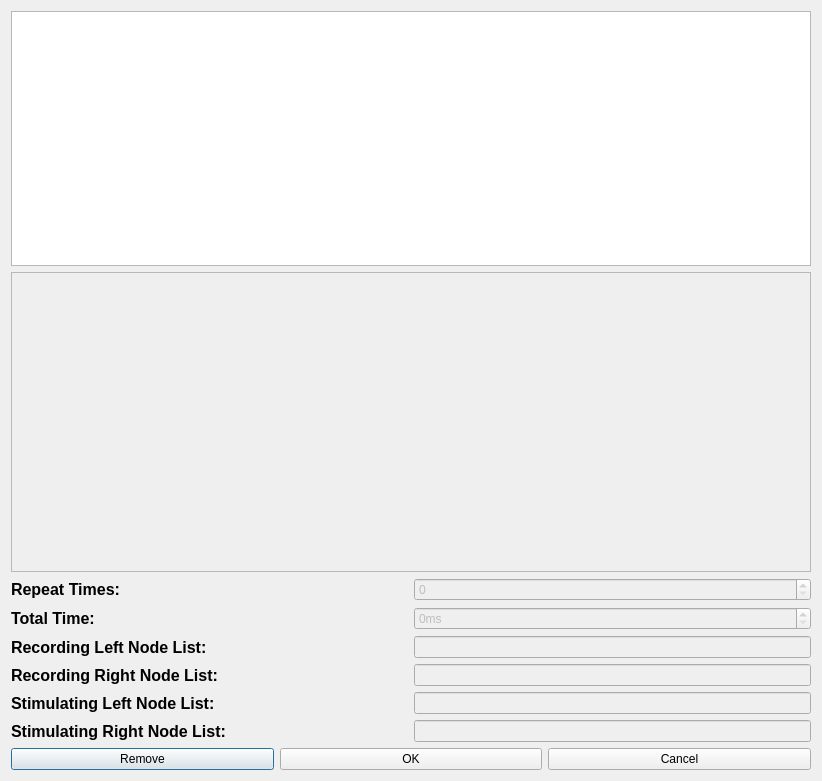
<?xml version="1.0" encoding="UTF-8"?>
<ui version="4.0">
 <class>SelectStimulatingDialog</class>
 <widget class="QDialog" name="SelectStimulatingDialog">
  <property name="geometry">
   <rect>
    <x>0</x>
    <y>0</y>
    <width>822</width>
    <height>781</height>
   </rect>
  </property>
  <property name="windowTitle">
   <string>Select Stimulating Dialog</string>
  </property>
  <layout class="QGridLayout" name="gridLayout">
   <item row="0" column="0" colspan="3">
    <widget class="QListWidget" name="listWidget"/>
   </item>
   <item row="1" column="0" colspan="3">
    <widget class="QFrame" name="frame_signal">
     <property name="minimumSize">
      <size>
       <width>800</width>
       <height>300</height>
      </size>
     </property>
     <property name="frameShape">
      <enum>QFrame::StyledPanel</enum>
     </property>
     <property name="frameShadow">
      <enum>QFrame::Plain</enum>
     </property>
    </widget>
   </item>
   <item row="8" column="0">
    <widget class="QPushButton" name="pb_remove">
     <property name="text">
      <string>Remove</string>
     </property>
    </widget>
   </item>
   <item row="8" column="1">
    <widget class="QPushButton" name="pb_ok">
     <property name="text">
      <string>OK</string>
     </property>
    </widget>
   </item>
   <item row="8" column="2">
    <widget class="QPushButton" name="pb_cancel">
     <property name="text">
      <string>Cancel</string>
     </property>
    </widget>
   </item>
   <item row="2" column="0" colspan="3">
    <layout class="QHBoxLayout" name="horizontalLayout_3">
     <item>
      <widget class="QLabel" name="label_3">
       <property name="font">
        <font>
         <pointsize>12</pointsize>
         <weight>75</weight>
         <bold>true</bold>
        </font>
       </property>
       <property name="text">
        <string>Repeat Times:</string>
       </property>
      </widget>
     </item>
     <item>
      <widget class="QSpinBox" name="spb_repeat_times">
       <property name="enabled">
        <bool>false</bool>
       </property>
       <property name="sizePolicy">
        <sizepolicy hsizetype="Preferred" vsizetype="Fixed">
         <horstretch>0</horstretch>
         <verstretch>0</verstretch>
        </sizepolicy>
       </property>
       <property name="minimumSize">
        <size>
         <width>150</width>
         <height>0</height>
        </size>
       </property>
       <property name="maximum">
        <number>10000000</number>
       </property>
      </widget>
     </item>
    </layout>
   </item>
   <item row="3" column="0" colspan="3">
    <layout class="QHBoxLayout" name="horizontalLayout_4">
     <item>
      <widget class="QLabel" name="label_4">
       <property name="font">
        <font>
         <pointsize>12</pointsize>
         <weight>75</weight>
         <bold>true</bold>
        </font>
       </property>
       <property name="text">
        <string>Total Time:</string>
       </property>
      </widget>
     </item>
     <item>
      <widget class="QSpinBox" name="spb_total_time">
       <property name="enabled">
        <bool>false</bool>
       </property>
       <property name="sizePolicy">
        <sizepolicy hsizetype="Preferred" vsizetype="Fixed">
         <horstretch>0</horstretch>
         <verstretch>0</verstretch>
        </sizepolicy>
       </property>
       <property name="minimumSize">
        <size>
         <width>150</width>
         <height>0</height>
        </size>
       </property>
       <property name="suffix">
        <string>ms</string>
       </property>
       <property name="maximum">
        <number>1000000000</number>
       </property>
      </widget>
     </item>
    </layout>
   </item>
   <item row="4" column="0" colspan="3">
    <layout class="QHBoxLayout" name="horizontalLayout">
     <item>
      <widget class="QLabel" name="label">
       <property name="sizePolicy">
        <sizepolicy hsizetype="Minimum" vsizetype="Preferred">
         <horstretch>0</horstretch>
         <verstretch>0</verstretch>
        </sizepolicy>
       </property>
       <property name="font">
        <font>
         <pointsize>12</pointsize>
         <weight>75</weight>
         <bold>true</bold>
        </font>
       </property>
       <property name="text">
        <string>Recording Left Node List:</string>
       </property>
      </widget>
     </item>
     <item>
      <widget class="QLineEdit" name="lineEdit_recording_left">
       <property name="enabled">
        <bool>false</bool>
       </property>
       <property name="sizePolicy">
        <sizepolicy hsizetype="Preferred" vsizetype="Fixed">
         <horstretch>0</horstretch>
         <verstretch>0</verstretch>
        </sizepolicy>
       </property>
       <property name="minimumSize">
        <size>
         <width>150</width>
         <height>0</height>
        </size>
       </property>
      </widget>
     </item>
    </layout>
   </item>
   <item row="5" column="0" colspan="3">
    <layout class="QHBoxLayout" name="horizontalLayout_5">
     <item>
      <widget class="QLabel" name="label_5">
       <property name="sizePolicy">
        <sizepolicy hsizetype="Minimum" vsizetype="Preferred">
         <horstretch>0</horstretch>
         <verstretch>0</verstretch>
        </sizepolicy>
       </property>
       <property name="font">
        <font>
         <pointsize>12</pointsize>
         <weight>75</weight>
         <bold>true</bold>
        </font>
       </property>
       <property name="text">
        <string>Recording Right Node List:</string>
       </property>
      </widget>
     </item>
     <item>
      <widget class="QLineEdit" name="lineEdit_recording_right">
       <property name="enabled">
        <bool>false</bool>
       </property>
       <property name="sizePolicy">
        <sizepolicy hsizetype="Preferred" vsizetype="Fixed">
         <horstretch>0</horstretch>
         <verstretch>0</verstretch>
        </sizepolicy>
       </property>
       <property name="minimumSize">
        <size>
         <width>150</width>
         <height>0</height>
        </size>
       </property>
      </widget>
     </item>
    </layout>
   </item>
   <item row="6" column="0" colspan="3">
    <layout class="QHBoxLayout" name="horizontalLayout_2">
     <item>
      <widget class="QLabel" name="label_2">
       <property name="sizePolicy">
        <sizepolicy hsizetype="Minimum" vsizetype="Preferred">
         <horstretch>0</horstretch>
         <verstretch>0</verstretch>
        </sizepolicy>
       </property>
       <property name="font">
        <font>
         <pointsize>12</pointsize>
         <weight>75</weight>
         <bold>true</bold>
        </font>
       </property>
       <property name="text">
        <string>Stimulating Left Node List:</string>
       </property>
      </widget>
     </item>
     <item>
      <widget class="QLineEdit" name="lineEdit_stimulating_left">
       <property name="enabled">
        <bool>false</bool>
       </property>
       <property name="sizePolicy">
        <sizepolicy hsizetype="Preferred" vsizetype="Fixed">
         <horstretch>0</horstretch>
         <verstretch>0</verstretch>
        </sizepolicy>
       </property>
       <property name="minimumSize">
        <size>
         <width>150</width>
         <height>0</height>
        </size>
       </property>
      </widget>
     </item>
    </layout>
   </item>
   <item row="7" column="0" colspan="3">
    <layout class="QHBoxLayout" name="horizontalLayout_6">
     <item>
      <widget class="QLabel" name="label_6">
       <property name="sizePolicy">
        <sizepolicy hsizetype="Minimum" vsizetype="Preferred">
         <horstretch>0</horstretch>
         <verstretch>0</verstretch>
        </sizepolicy>
       </property>
       <property name="font">
        <font>
         <pointsize>12</pointsize>
         <weight>75</weight>
         <bold>true</bold>
        </font>
       </property>
       <property name="text">
        <string>Stimulating Right Node List:</string>
       </property>
      </widget>
     </item>
     <item>
      <widget class="QLineEdit" name="lineEdit_stimulating_right">
       <property name="enabled">
        <bool>false</bool>
       </property>
       <property name="sizePolicy">
        <sizepolicy hsizetype="Preferred" vsizetype="Fixed">
         <horstretch>0</horstretch>
         <verstretch>0</verstretch>
        </sizepolicy>
       </property>
       <property name="minimumSize">
        <size>
         <width>150</width>
         <height>0</height>
        </size>
       </property>
      </widget>
     </item>
    </layout>
   </item>
  </layout>
 </widget>
 <resources/>
 <connections/>
</ui>
